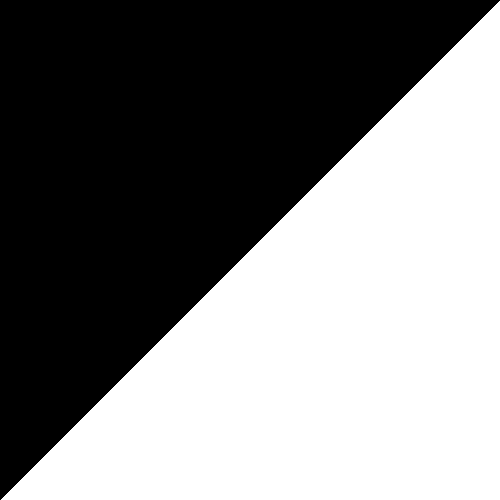
Frame 1 (no input)
Frame 60 (the mouse pressed at the canvas centre just before this capture): identical to frame 1, image omitted
Frame 120 (the mouse held since frame 60 and released just before this capture): identical to frame 1, image omitted

The Processing sketch that drew this single still picture (run headless with seeded random() and noise(); from frame 60 on, the mouse is pressed at the canvas centre):

// Processing sketch: VisiualArraySorter
// ── VisiualArraySorter.pde
int[] num;
import java.util.Random;
void setup(){
  size(500,500);
  num=new int[width];
  noStroke();
}
void draw(){
  background(#F71616, #28F716, #162EF7);
  for(int i=0; i<num.length; i++){
    rect(i, height, 1,-i); 
  }
  stepSort(num);
  if(mousePressed){
   Random(); 
  }
}
void Random(){
  for(int i=0; i<num.length; i++){
   int counter=new Random().nextInt(height); 
  }
}
void stepSort(int[] arr) {
  for (int i = 1; i < arr.length; i++) {
    if (arr[i - 1] > arr[i]) {
      int t = arr[i];
      arr[i] = arr[i - 1];
      arr[i - 1] = t;
    }
  }
}
